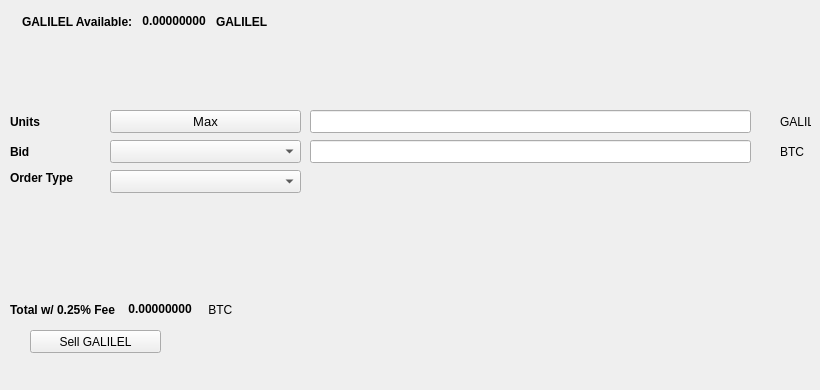
   <widget class="QWidget" name="SellTab">
    <attribute name="title">
     <string>Sell</string>
    </attribute>
    <widget class="QLabel" name="label_16">
     <property name="geometry">
      <rect>
       <x>780</x>
       <y>140</y>
       <width>31</width>
       <height>23</height>
      </rect>
     </property>
     <property name="text">
      <string>BTC</string>
     </property>
    </widget>
    <widget class="QComboBox" name="SellBidcomboBox">
     <property name="geometry">
      <rect>
       <x>110</x>
       <y>140</y>
       <width>191</width>
       <height>23</height>
      </rect>
     </property>
     <property name="font">
      <font>
       <pointsize>10</pointsize>
      </font>
     </property>
    </widget>
    <widget class="QLabel" name="label_18">
     <property name="geometry">
      <rect>
       <x>10</x>
       <y>110</y>
       <width>46</width>
       <height>23</height>
      </rect>
     </property>
     <property name="font">
      <font>
       <weight>75</weight>
       <bold>true</bold>
      </font>
     </property>
     <property name="text">
      <string>Units</string>
     </property>
    </widget>
    <widget class="QPushButton" name="Sell_Max_Amount">
     <property name="geometry">
      <rect>
       <x>110</x>
       <y>110</y>
       <width>191</width>
       <height>23</height>
      </rect>
     </property>
     <property name="font">
      <font>
       <pointsize>10</pointsize>
      </font>
     </property>
     <property name="text">
      <string>Max</string>
     </property>
    </widget>
    <widget class="QLabel" name="label_20">
     <property name="geometry">
      <rect>
       <x>10</x>
       <y>170</y>
       <width>91</width>
       <height>16</height>
      </rect>
     </property>
     <property name="font">
      <font>
       <weight>75</weight>
       <bold>true</bold>
      </font>
     </property>
     <property name="text">
      <string>Order Type</string>
     </property>
    </widget>
    <widget class="QComboBox" name="SellOrdertypeCombo">
     <property name="geometry">
      <rect>
       <x>110</x>
       <y>170</y>
       <width>191</width>
       <height>23</height>
      </rect>
     </property>
     <property name="font">
      <font>
       <pointsize>10</pointsize>
      </font>
     </property>
    </widget>
    <widget class="QLabel" name="label_21">
     <property name="geometry">
      <rect>
       <x>10</x>
       <y>140</y>
       <width>46</width>
       <height>23</height>
      </rect>
     </property>
     <property name="font">
      <font>
       <weight>75</weight>
       <bold>true</bold>
      </font>
     </property>
     <property name="text">
      <string>Bid</string>
     </property>
    </widget>
    <widget class="QLabel" name="label_22">
     <property name="geometry">
      <rect>
       <x>780</x>
       <y>110</y>
       <width>31</width>
       <height>23</height>
      </rect>
     </property>
     <property name="text">
      <string>GALILEL</string>
     </property>
    </widget>
    <widget class="QLineEdit" name="UnitsInputGALILEL">
     <property name="geometry">
      <rect>
       <x>310</x>
       <y>110</y>
       <width>441</width>
       <height>23</height>
      </rect>
     </property>
     <property name="font">
      <font>
       <pointsize>9</pointsize>
       <weight>75</weight>
       <bold>true</bold>
      </font>
     </property>
    </widget>
    <widget class="QLineEdit" name="SellBidPriceEdit">
     <property name="geometry">
      <rect>
       <x>310</x>
       <y>140</y>
       <width>441</width>
       <height>23</height>
      </rect>
     </property>
     <property name="font">
      <font>
       <pointsize>9</pointsize>
       <weight>75</weight>
       <bold>true</bold>
      </font>
     </property>
    </widget>
    <widget class="QPushButton" name="SellGALILELBTN">
     <property name="geometry">
      <rect>
       <x>30</x>
       <y>330</y>
       <width>131</width>
       <height>23</height>
      </rect>
     </property>
     <property name="text">
      <string>Sell GALILEL</string>
     </property>
     <property name="icon">
      <iconset resource="../exotic">
       <normaloff>:/icons/bitcoin</normaloff>:/icons/bitcoin</iconset>
     </property>
    </widget>
    <widget class="QWidget" name="layoutWidget3">
     <property name="geometry">
      <rect>
       <x>22</x>
       <y>12</y>
       <width>258</width>
       <height>19</height>
      </rect>
     </property>
     <layout class="QHBoxLayout" name="horizontalLayout">
      <item>
       <widget class="QLabel" name="label232_2">
        <property name="font">
         <font>
          <weight>75</weight>
          <bold>true</bold>
         </font>
        </property>
        <property name="text">
         <string>GALILEL Available:</string>
        </property>
       </widget>
      </item>
      <item>
       <widget class="QLabel" name="GALILELAvailableLabel">
        <property name="palette">
         <palette>
          <active>
           <colorrole role="WindowText">
            <brush brushstyle="SolidPattern">
             <color alpha="255">
              <red>0</red>
              <green>0</green>
              <blue>0</blue>
             </color>
            </brush>
           </colorrole>
           <colorrole role="Button">
            <brush brushstyle="SolidPattern">
             <color alpha="255">
              <red>0</red>
              <green>170</green>
              <blue>0</blue>
             </color>
            </brush>
           </colorrole>
           <colorrole role="Light">
            <brush brushstyle="SolidPattern">
             <color alpha="255">
              <red>0</red>
              <green>255</green>
              <blue>0</blue>
             </color>
            </brush>
           </colorrole>
           <colorrole role="Midlight">
            <brush brushstyle="SolidPattern">
             <color alpha="255">
              <red>0</red>
              <green>212</green>
              <blue>0</blue>
             </color>
            </brush>
           </colorrole>
           <colorrole role="Dark">
            <brush brushstyle="SolidPattern">
             <color alpha="255">
              <red>0</red>
              <green>85</green>
              <blue>0</blue>
             </color>
            </brush>
           </colorrole>
           <colorrole role="Mid">
            <brush brushstyle="SolidPattern">
             <color alpha="255">
              <red>0</red>
              <green>113</green>
              <blue>0</blue>
             </color>
            </brush>
           </colorrole>
           <colorrole role="Text">
            <brush brushstyle="SolidPattern">
             <color alpha="255">
              <red>0</red>
              <green>170</green>
              <blue>0</blue>
             </color>
            </brush>
           </colorrole>
           <colorrole role="BrightText">
            <brush brushstyle="SolidPattern">
             <color alpha="255">
              <red>255</red>
              <green>255</green>
              <blue>255</blue>
             </color>
            </brush>
           </colorrole>
           <colorrole role="ButtonText">
            <brush brushstyle="SolidPattern">
             <color alpha="255">
              <red>0</red>
              <green>0</green>
              <blue>0</blue>
             </color>
            </brush>
           </colorrole>
           <colorrole role="Base">
            <brush brushstyle="SolidPattern">
             <color alpha="255">
              <red>255</red>
              <green>255</green>
              <blue>255</blue>
             </color>
            </brush>
           </colorrole>
           <colorrole role="Window">
            <brush brushstyle="SolidPattern">
             <color alpha="255">
              <red>0</red>
              <green>170</green>
              <blue>0</blue>
             </color>
            </brush>
           </colorrole>
           <colorrole role="Shadow">
            <brush brushstyle="SolidPattern">
             <color alpha="255">
              <red>0</red>
              <green>0</green>
              <blue>0</blue>
             </color>
            </brush>
           </colorrole>
           <colorrole role="AlternateBase">
            <brush brushstyle="SolidPattern">
             <color alpha="255">
              <red>127</red>
              <green>212</green>
              <blue>127</blue>
             </color>
            </brush>
           </colorrole>
           <colorrole role="ToolTipBase">
            <brush brushstyle="SolidPattern">
             <color alpha="255">
              <red>255</red>
              <green>255</green>
              <blue>220</blue>
             </color>
            </brush>
           </colorrole>
           <colorrole role="ToolTipText">
            <brush brushstyle="SolidPattern">
             <color alpha="255">
              <red>0</red>
              <green>0</green>
              <blue>0</blue>
             </color>
            </brush>
           </colorrole>
          </active>
          <inactive>
           <colorrole role="WindowText">
            <brush brushstyle="SolidPattern">
             <color alpha="255">
              <red>0</red>
              <green>0</green>
              <blue>0</blue>
             </color>
            </brush>
           </colorrole>
           <colorrole role="Button">
            <brush brushstyle="SolidPattern">
             <color alpha="255">
              <red>0</red>
              <green>170</green>
              <blue>0</blue>
             </color>
            </brush>
           </colorrole>
           <colorrole role="Light">
            <brush brushstyle="SolidPattern">
             <color alpha="255">
              <red>0</red>
              <green>255</green>
              <blue>0</blue>
             </color>
            </brush>
           </colorrole>
           <colorrole role="Midlight">
            <brush brushstyle="SolidPattern">
             <color alpha="255">
              <red>0</red>
              <green>212</green>
              <blue>0</blue>
             </color>
            </brush>
           </colorrole>
           <colorrole role="Dark">
            <brush brushstyle="SolidPattern">
             <color alpha="255">
              <red>0</red>
              <green>85</green>
              <blue>0</blue>
             </color>
            </brush>
           </colorrole>
           <colorrole role="Mid">
            <brush brushstyle="SolidPattern">
             <color alpha="255">
              <red>0</red>
              <green>113</green>
              <blue>0</blue>
             </color>
            </brush>
           </colorrole>
           <colorrole role="Text">
            <brush brushstyle="SolidPattern">
             <color alpha="255">
              <red>0</red>
              <green>170</green>
              <blue>0</blue>
             </color>
            </brush>
           </colorrole>
           <colorrole role="BrightText">
            <brush brushstyle="SolidPattern">
             <color alpha="255">
              <red>255</red>
              <green>255</green>
              <blue>255</blue>
             </color>
            </brush>
           </colorrole>
           <colorrole role="ButtonText">
            <brush brushstyle="SolidPattern">
             <color alpha="255">
              <red>0</red>
              <green>0</green>
              <blue>0</blue>
             </color>
            </brush>
           </colorrole>
           <colorrole role="Base">
            <brush brushstyle="SolidPattern">
             <color alpha="255">
              <red>255</red>
              <green>255</green>
              <blue>255</blue>
             </color>
            </brush>
           </colorrole>
           <colorrole role="Window">
            <brush brushstyle="SolidPattern">
             <color alpha="255">
              <red>0</red>
              <green>170</green>
              <blue>0</blue>
             </color>
            </brush>
           </colorrole>
           <colorrole role="Shadow">
            <brush brushstyle="SolidPattern">
             <color alpha="255">
              <red>0</red>
              <green>0</green>
              <blue>0</blue>
             </color>
            </brush>
           </colorrole>
           <colorrole role="AlternateBase">
            <brush brushstyle="SolidPattern">
             <color alpha="255">
              <red>127</red>
              <green>212</green>
              <blue>127</blue>
             </color>
            </brush>
           </colorrole>
           <colorrole role="ToolTipBase">
            <brush brushstyle="SolidPattern">
             <color alpha="255">
              <red>255</red>
              <green>255</green>
              <blue>220</blue>
             </color>
            </brush>
           </colorrole>
           <colorrole role="ToolTipText">
            <brush brushstyle="SolidPattern">
             <color alpha="255">
              <red>0</red>
              <green>0</green>
              <blue>0</blue>
             </color>
            </brush>
           </colorrole>
          </inactive>
          <disabled>
           <colorrole role="WindowText">
            <brush brushstyle="SolidPattern">
             <color alpha="255">
              <red>0</red>
              <green>85</green>
              <blue>0</blue>
             </color>
            </brush>
           </colorrole>
           <colorrole role="Button">
            <brush brushstyle="SolidPattern">
             <color alpha="255">
              <red>0</red>
              <green>170</green>
              <blue>0</blue>
             </color>
            </brush>
           </colorrole>
           <colorrole role="Light">
            <brush brushstyle="SolidPattern">
             <color alpha="255">
              <red>0</red>
              <green>255</green>
              <blue>0</blue>
             </color>
            </brush>
           </colorrole>
           <colorrole role="Midlight">
            <brush brushstyle="SolidPattern">
             <color alpha="255">
              <red>0</red>
              <green>212</green>
              <blue>0</blue>
             </color>
            </brush>
           </colorrole>
           <colorrole role="Dark">
            <brush brushstyle="SolidPattern">
             <color alpha="255">
              <red>0</red>
              <green>85</green>
              <blue>0</blue>
             </color>
            </brush>
           </colorrole>
           <colorrole role="Mid">
            <brush brushstyle="SolidPattern">
             <color alpha="255">
              <red>0</red>
              <green>113</green>
              <blue>0</blue>
             </color>
            </brush>
           </colorrole>
           <colorrole role="Text">
            <brush brushstyle="SolidPattern">
             <color alpha="255">
              <red>0</red>
              <green>85</green>
              <blue>0</blue>
             </color>
            </brush>
           </colorrole>
           <colorrole role="BrightText">
            <brush brushstyle="SolidPattern">
             <color alpha="255">
              <red>255</red>
              <green>255</green>
              <blue>255</blue>
             </color>
            </brush>
           </colorrole>
           <colorrole role="ButtonText">
            <brush brushstyle="SolidPattern">
             <color alpha="255">
              <red>0</red>
              <green>85</green>
              <blue>0</blue>
             </color>
            </brush>
           </colorrole>
           <colorrole role="Base">
            <brush brushstyle="SolidPattern">
             <color alpha="255">
              <red>0</red>
              <green>170</green>
              <blue>0</blue>
             </color>
            </brush>
           </colorrole>
           <colorrole role="Window">
            <brush brushstyle="SolidPattern">
             <color alpha="255">
              <red>0</red>
              <green>170</green>
              <blue>0</blue>
             </color>
            </brush>
           </colorrole>
           <colorrole role="Shadow">
            <brush brushstyle="SolidPattern">
             <color alpha="255">
              <red>0</red>
              <green>0</green>
              <blue>0</blue>
             </color>
            </brush>
           </colorrole>
           <colorrole role="AlternateBase">
            <brush brushstyle="SolidPattern">
             <color alpha="255">
              <red>0</red>
              <green>170</green>
              <blue>0</blue>
             </color>
            </brush>
           </colorrole>
           <colorrole role="ToolTipBase">
            <brush brushstyle="SolidPattern">
             <color alpha="255">
              <red>255</red>
              <green>255</green>
              <blue>220</blue>
             </color>
            </brush>
           </colorrole>
           <colorrole role="ToolTipText">
            <brush brushstyle="SolidPattern">
             <color alpha="255">
              <red>0</red>
              <green>0</green>
              <blue>0</blue>
             </color>
            </brush>
           </colorrole>
          </disabled>
         </palette>
        </property>
        <property name="font">
         <font>
          <weight>75</weight>
          <bold>true</bold>
         </font>
        </property>
        <property name="text">
         <string> 0.00000000 </string>
        </property>
        <property name="textInteractionFlags">
         <set>Qt::LinksAccessibleByMouse|Qt::TextSelectableByKeyboard|Qt::TextSelectableByMouse</set>
        </property>
       </widget>
      </item>
      <item>
       <widget class="QLabel" name="labelGALILEL">
        <property name="font">
         <font>
          <weight>75</weight>
          <bold>true</bold>
         </font>
        </property>
        <property name="text">
         <string>GALILEL</string>
        </property>
       </widget>
      </item>
     </layout>
    </widget>
    <widget class="QWidget" name="layoutWidget">
     <property name="geometry">
      <rect>
       <x>10</x>
       <y>300</y>
       <width>268</width>
       <height>19</height>
      </rect>
     </property>
     <layout class="QHBoxLayout" name="horizontalLayout_2">
      <item>
       <widget class="QLabel" name="label_19">
        <property name="font">
         <font>
          <weight>75</weight>
          <bold>true</bold>
         </font>
        </property>
        <property name="text">
         <string>Total w/ 0.25% Fee </string>
        </property>
       </widget>
      </item>
      <item>
       <widget class="QLabel" name="SellCostLabel">
        <property name="palette">
         <palette>
          <active>
           <colorrole role="WindowText">
            <brush brushstyle="SolidPattern">
             <color alpha="255">
              <red>0</red>
              <green>0</green>
              <blue>0</blue>
             </color>
            </brush>
           </colorrole>
           <colorrole role="Button">
            <brush brushstyle="SolidPattern">
             <color alpha="255">
              <red>0</red>
              <green>170</green>
              <blue>0</blue>
             </color>
            </brush>
           </colorrole>
           <colorrole role="Light">
            <brush brushstyle="SolidPattern">
             <color alpha="255">
              <red>0</red>
              <green>255</green>
              <blue>0</blue>
             </color>
            </brush>
           </colorrole>
           <colorrole role="Midlight">
            <brush brushstyle="SolidPattern">
             <color alpha="255">
              <red>0</red>
              <green>212</green>
              <blue>0</blue>
             </color>
            </brush>
           </colorrole>
           <colorrole role="Dark">
            <brush brushstyle="SolidPattern">
             <color alpha="255">
              <red>0</red>
              <green>85</green>
              <blue>0</blue>
             </color>
            </brush>
           </colorrole>
           <colorrole role="Mid">
            <brush brushstyle="SolidPattern">
             <color alpha="255">
              <red>0</red>
              <green>113</green>
              <blue>0</blue>
             </color>
            </brush>
           </colorrole>
           <colorrole role="Text">
            <brush brushstyle="SolidPattern">
             <color alpha="255">
              <red>0</red>
              <green>170</green>
              <blue>0</blue>
             </color>
            </brush>
           </colorrole>
           <colorrole role="BrightText">
            <brush brushstyle="SolidPattern">
             <color alpha="255">
              <red>255</red>
              <green>255</green>
              <blue>255</blue>
             </color>
            </brush>
           </colorrole>
           <colorrole role="ButtonText">
            <brush brushstyle="SolidPattern">
             <color alpha="255">
              <red>0</red>
              <green>0</green>
              <blue>0</blue>
             </color>
            </brush>
           </colorrole>
           <colorrole role="Base">
            <brush brushstyle="SolidPattern">
             <color alpha="255">
              <red>255</red>
              <green>255</green>
              <blue>255</blue>
             </color>
            </brush>
           </colorrole>
           <colorrole role="Window">
            <brush brushstyle="SolidPattern">
             <color alpha="255">
              <red>0</red>
              <green>170</green>
              <blue>0</blue>
             </color>
            </brush>
           </colorrole>
           <colorrole role="Shadow">
            <brush brushstyle="SolidPattern">
             <color alpha="255">
              <red>0</red>
              <green>0</green>
              <blue>0</blue>
             </color>
            </brush>
           </colorrole>
           <colorrole role="AlternateBase">
            <brush brushstyle="SolidPattern">
             <color alpha="255">
              <red>127</red>
              <green>212</green>
              <blue>127</blue>
             </color>
            </brush>
           </colorrole>
           <colorrole role="ToolTipBase">
            <brush brushstyle="SolidPattern">
             <color alpha="255">
              <red>255</red>
              <green>255</green>
              <blue>220</blue>
             </color>
            </brush>
           </colorrole>
           <colorrole role="ToolTipText">
            <brush brushstyle="SolidPattern">
             <color alpha="255">
              <red>0</red>
              <green>0</green>
              <blue>0</blue>
             </color>
            </brush>
           </colorrole>
          </active>
          <inactive>
           <colorrole role="WindowText">
            <brush brushstyle="SolidPattern">
             <color alpha="255">
              <red>0</red>
              <green>0</green>
              <blue>0</blue>
             </color>
            </brush>
           </colorrole>
           <colorrole role="Button">
            <brush brushstyle="SolidPattern">
             <color alpha="255">
              <red>0</red>
              <green>170</green>
              <blue>0</blue>
             </color>
            </brush>
           </colorrole>
           <colorrole role="Light">
            <brush brushstyle="SolidPattern">
             <color alpha="255">
              <red>0</red>
              <green>255</green>
              <blue>0</blue>
             </color>
            </brush>
           </colorrole>
           <colorrole role="Midlight">
            <brush brushstyle="SolidPattern">
             <color alpha="255">
              <red>0</red>
              <green>212</green>
              <blue>0</blue>
             </color>
            </brush>
           </colorrole>
           <colorrole role="Dark">
            <brush brushstyle="SolidPattern">
             <color alpha="255">
              <red>0</red>
              <green>85</green>
              <blue>0</blue>
             </color>
            </brush>
           </colorrole>
           <colorrole role="Mid">
            <brush brushstyle="SolidPattern">
             <color alpha="255">
              <red>0</red>
              <green>113</green>
              <blue>0</blue>
             </color>
            </brush>
           </colorrole>
           <colorrole role="Text">
            <brush brushstyle="SolidPattern">
             <color alpha="255">
              <red>0</red>
              <green>170</green>
              <blue>0</blue>
             </color>
            </brush>
           </colorrole>
           <colorrole role="BrightText">
            <brush brushstyle="SolidPattern">
             <color alpha="255">
              <red>255</red>
              <green>255</green>
              <blue>255</blue>
             </color>
            </brush>
           </colorrole>
           <colorrole role="ButtonText">
            <brush brushstyle="SolidPattern">
             <color alpha="255">
              <red>0</red>
              <green>0</green>
              <blue>0</blue>
             </color>
            </brush>
           </colorrole>
           <colorrole role="Base">
            <brush brushstyle="SolidPattern">
             <color alpha="255">
              <red>255</red>
              <green>255</green>
              <blue>255</blue>
             </color>
            </brush>
           </colorrole>
           <colorrole role="Window">
            <brush brushstyle="SolidPattern">
             <color alpha="255">
              <red>0</red>
              <green>170</green>
              <blue>0</blue>
             </color>
            </brush>
           </colorrole>
           <colorrole role="Shadow">
            <brush brushstyle="SolidPattern">
             <color alpha="255">
              <red>0</red>
              <green>0</green>
              <blue>0</blue>
             </color>
            </brush>
           </colorrole>
           <colorrole role="AlternateBase">
            <brush brushstyle="SolidPattern">
             <color alpha="255">
              <red>127</red>
              <green>212</green>
              <blue>127</blue>
             </color>
            </brush>
           </colorrole>
           <colorrole role="ToolTipBase">
            <brush brushstyle="SolidPattern">
             <color alpha="255">
              <red>255</red>
              <green>255</green>
              <blue>220</blue>
             </color>
            </brush>
           </colorrole>
           <colorrole role="ToolTipText">
            <brush brushstyle="SolidPattern">
             <color alpha="255">
              <red>0</red>
              <green>0</green>
              <blue>0</blue>
             </color>
            </brush>
           </colorrole>
          </inactive>
          <disabled>
           <colorrole role="WindowText">
            <brush brushstyle="SolidPattern">
             <color alpha="255">
              <red>0</red>
              <green>85</green>
              <blue>0</blue>
             </color>
            </brush>
           </colorrole>
           <colorrole role="Button">
            <brush brushstyle="SolidPattern">
             <color alpha="255">
              <red>0</red>
              <green>170</green>
              <blue>0</blue>
             </color>
            </brush>
           </colorrole>
           <colorrole role="Light">
            <brush brushstyle="SolidPattern">
             <color alpha="255">
              <red>0</red>
              <green>255</green>
              <blue>0</blue>
             </color>
            </brush>
           </colorrole>
           <colorrole role="Midlight">
            <brush brushstyle="SolidPattern">
             <color alpha="255">
              <red>0</red>
              <green>212</green>
              <blue>0</blue>
             </color>
            </brush>
           </colorrole>
           <colorrole role="Dark">
            <brush brushstyle="SolidPattern">
             <color alpha="255">
              <red>0</red>
              <green>85</green>
              <blue>0</blue>
             </color>
            </brush>
           </colorrole>
           <colorrole role="Mid">
            <brush brushstyle="SolidPattern">
             <color alpha="255">
              <red>0</red>
              <green>113</green>
              <blue>0</blue>
             </color>
            </brush>
           </colorrole>
           <colorrole role="Text">
            <brush brushstyle="SolidPattern">
             <color alpha="255">
              <red>0</red>
              <green>85</green>
              <blue>0</blue>
             </color>
            </brush>
           </colorrole>
           <colorrole role="BrightText">
            <brush brushstyle="SolidPattern">
             <color alpha="255">
              <red>255</red>
              <green>255</green>
              <blue>255</blue>
             </color>
            </brush>
           </colorrole>
           <colorrole role="ButtonText">
            <brush brushstyle="SolidPattern">
             <color alpha="255">
              <red>0</red>
              <green>85</green>
              <blue>0</blue>
             </color>
            </brush>
           </colorrole>
           <colorrole role="Base">
            <brush brushstyle="SolidPattern">
             <color alpha="255">
              <red>0</red>
              <green>170</green>
              <blue>0</blue>
             </color>
            </brush>
           </colorrole>
           <colorrole role="Window">
            <brush brushstyle="SolidPattern">
             <color alpha="255">
              <red>0</red>
              <green>170</green>
              <blue>0</blue>
             </color>
            </brush>
           </colorrole>
           <colorrole role="Shadow">
            <brush brushstyle="SolidPattern">
             <color alpha="255">
              <red>0</red>
              <green>0</green>
              <blue>0</blue>
             </color>
            </brush>
           </colorrole>
           <colorrole role="AlternateBase">
            <brush brushstyle="SolidPattern">
             <color alpha="255">
              <red>0</red>
              <green>170</green>
              <blue>0</blue>
             </color>
            </brush>
           </colorrole>
           <colorrole role="ToolTipBase">
            <brush brushstyle="SolidPattern">
             <color alpha="255">
              <red>255</red>
              <green>255</green>
              <blue>220</blue>
             </color>
            </brush>
           </colorrole>
           <colorrole role="ToolTipText">
            <brush brushstyle="SolidPattern">
             <color alpha="255">
              <red>0</red>
              <green>0</green>
              <blue>0</blue>
             </color>
            </brush>
           </colorrole>
          </disabled>
         </palette>
        </property>
        <property name="font">
         <font>
          <weight>75</weight>
          <bold>true</bold>
         </font>
        </property>
        <property name="autoFillBackground">
         <bool>false</bool>
        </property>
        <property name="text">
         <string> 0.00000000</string>
        </property>
        <property name="textInteractionFlags">
         <set>Qt::LinksAccessibleByMouse|Qt::TextSelectableByMouse</set>
        </property>
       </widget>
      </item>
      <item>
       <widget class="QLabel" name="label_17">
        <property name="font">
         <font>
          <weight>50</weight>
          <bold>false</bold>
         </font>
        </property>
        <property name="text">
         <string> BTC</string>
        </property>
       </widget>
      </item>
     </layout>
    </widget>
    <widget class="QLabel" name="label_23">
     <property name="geometry">
      <rect>
       <x>460</x>
       <y>300</y>
       <width>281</width>
       <height>81</height>
      </rect>
     </property>
     <property name="text">
      <string/>
     </property>
     <property name="pixmap">
      <pixmap>:/images/bittrex</pixmap>
     </property>
    </widget>
   </widget>
